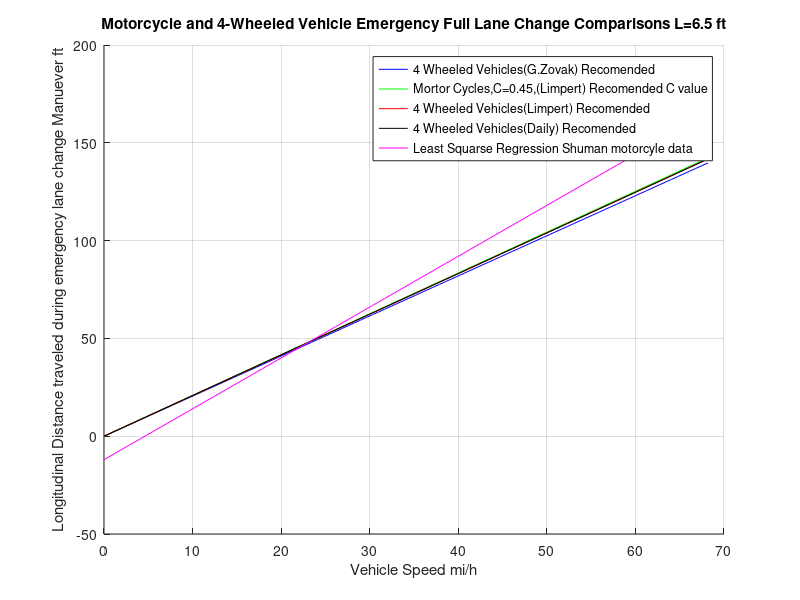

This figure's MATLAB source:
%% This file contains an equation for 4 wheeled vehicle lane change manuever 
% Capabilities that was empirically derived, and is from the research paper
% "EMPIRICAL APPROACH FOR DETERMINING LANE CHANGE
%DISTANCE AT OBSTACLE AVOIDANCE MANOEUVRE"
% and equations empirically derived for motorcycles from the SAE paper "Time and Distance
% Required for a Motorcycle to turn away from an obstacle"
% Note: This specific program has an L value constrained to 6.5 ft. This is due to the 
% Fact that the data from Wade D. Bartletts expriement, and his derived equation 
% is only valid for an L dist of 6.5 ft. 

% Xe=Longitudinal Distance from start of manuever to clear obstical 4-wheeled vehicles ft
% Ce=2.78 unitless G.Zovak recomended coefficient for 4-Wheeled Vehicles
% L= Longitudinal distance of travel ft
% V= vehicles velocity ft/s
% g=32.17 ft/s/s acceleration of gravity
% mu=.8 coefficient of friction for a dry roadway
% X=Longitudinal distance (feet) from start of maneuver to clear obstacle motorcycles
% C1=Constant coefficient motorcycles =.45 (unitless) Limperts Recomended 
% C= Constant Coefficient motorcyles= .3, the minimum value suggested by Limpert
% fy=Turning lateral acceleration motorcycles (g-units) max possible suggested by Limpert
clear all;
C=.300; % Limperts maximum value for extreme motorcyle preformance
C1=.45; % Limperts recomened value for motorcycles
Ce=2.78; %G.Zovak Constant
mu=.8; 
g=32.17;
fy=.65; % lateral acceleration, max value suggested by Limpert
ay=21.8756; % 85 percent of maximum lateral acceleration (limperts Recomended)
C2=2.6; % Limperts vehicle constant
C3=2.82; % Dailys constant

V=linspace(0,100,100); % ft/s
L=6.5; % ft

Xd=C3.*V.*sqrt(L./(g.*mu)); % Dailys Equation for turnaway distance. commonly used 
% in crash reconstruction.

Xe=Ce.*V.*sqrt((L)./(g.*mu)); % ft G.Zovak 4-Wheeled Vehicles

%X=C.*V.*sqrt(L./fy); % ft Limpert High Preformance rider/motorcycle ie minimum turn dist

X1=C1.*V.*(sqrt(L./fy)); % ft Limperts recomended C value .45

X2=C2.*V.*(sqrt(L./ay)); % Limperts Recomended 4-Wheeled Vehicle Equation with ay=.72g
% Note: .72g is based on G.Zovak study on the average peak lateral acceleration for
% 4-Wheeled vehicles lane change manuvers. interestingly when Limperts equaion is 
% Plotted with this value it very closly matches G.Zovaks equation. which I belive 
% is a very good sign.

%Xc=sqrt((4.*V.^2.*L)./(mu.*g)-L.^2); % 4-Wheeled Vehicle emergency turn simplied equations 
%used for crash reconstruction From a paper written by Jon Neades Note: Based on 
% calculations of vehicle critical speed ie. max vehicle preformance befor loss
% of control of the vehicle. 

mph=(60/88).*V;% converting ft/s to miles per hour

%Xw=1.15.*mph+11.1; % Wade D. Bartletts Equation for turn away dist equation based on 
% his single study of 4 riders and 4 different motorcycles. Note: data only valid 
% for L dist of 6.5 feet
r=2.6.*mph-12;


hold on ;
grid on;
plot(mph,Xe,"color",'b',";4 Wheeled Vehicles(G.Zovak) Recomended;");
plot(mph,X1,"color",'g',";Mortor Cycles,C=0.45,(Limpert) Recomended C value;");
plot(mph,X2,"color",'r',";4 Wheeled Vehicles(Limpert) Recomended;");
plot(mph,Xd,"color",'k',";4 Wheeled Vehicles(Daily) Recomended;");
plot(mph,r,"color",'m',";Least Squarse Regression Shuman motorcyle data;");
title("Motorcycle and 4-Wheeled Vehicle Emergency Full Lane Change Comparisons L=6.5 ft");
xlabel("Vehicle Speed mi/h");
ylabel("Longitudinal Distance traveled during emergency lane change Manuever ft"); 
saveas(1,"Swerve_Comparisons","jpg");